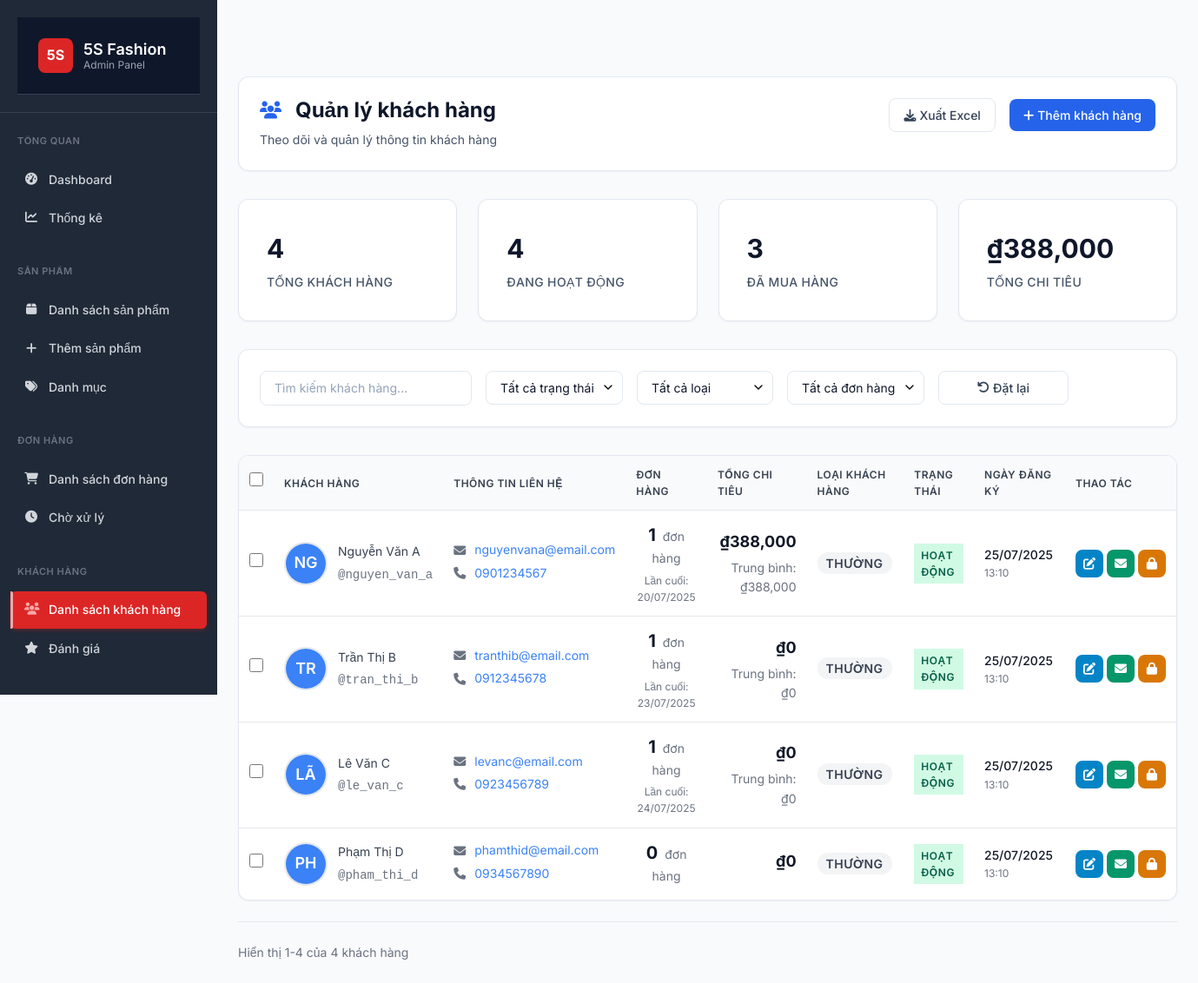
The page /admin/customers (signed in) on the database its author committed.
### tables this page shows
CREATE TABLE IF NOT EXISTS `users` (
  `id` int NOT NULL AUTO_INCREMENT,
  `username` varchar(50) NOT NULL,
  `email` varchar(100) NOT NULL,
  `password_hash` varchar(255) NOT NULL,
  `full_name` varchar(100) DEFAULT NULL,
  `phone` varchar(20) DEFAULT NULL,
  `address_data` json DEFAULT NULL,
  `avatar` varchar(255) DEFAULT NULL,
  `role` enum('admin','customer') DEFAULT 'customer',
  `status` enum('active','inactive','banned') DEFAULT 'active',
  `email_verified_at` timestamp NULL DEFAULT NULL,
  `last_login_at` timestamp NULL DEFAULT NULL,
  `remember_token` varchar(100) DEFAULT NULL,
  `reset_token` varchar(100) DEFAULT NULL,
  `reset_token_expires_at` timestamp NULL DEFAULT NULL,
  `created_at` timestamp NOT NULL DEFAULT CURRENT_TIMESTAMP,
  `updated_at` timestamp NOT NULL DEFAULT CURRENT_TIMESTAMP ON UPDATE CURRENT_TIMESTAMP,
  PRIMARY KEY (`id`),
  UNIQUE KEY `users_username_unique` (`username`),
  UNIQUE KEY `users_email_unique` (`email`),
  KEY `users_role_index` (`role`),
  KEY `users_status_index` (`status`)
);

### app/views/admin/customers/index.php (the view, shortened to what the rows shown need)
<div class="admin-header">
    <div class="admin-header-content">
        <h1 class="admin-title">
            <i class="fas fa-users"></i>
            Quản lý khách hàng
        </h1>
    </div>
</div>
<div class="admin-table-container">
    <table class="admin-table" id="customersTable">
        <thead>
            <tr>
                <th>
                    <input type="checkbox" class="form-checkbox" id="selectAll">
                </th>
                <th>Khách hàng</th>
                <th>Thông tin liên hệ</th>
                <th>Đơn hàng</th>
                <th>Tổng chi tiêu</th>
                <th>Loại khách hàng</th>
                <th>Trạng thái</th>
                <th>Ngày đăng ký</th>
                <th>Thao tác</th>
            </tr>
        </thead>
        <tbody>
            <?php foreach ($customers as $customer): ?>
                <tr data-customer-id="<?= $customer['id'] ?>">
                    <td>
                        <input type="checkbox" class="form-checkbox row-select" value="<?= $customer['id'] ?>">
                    </td>
                    <td>
                        <div class="customer-info">
                            <div class="customer-avatar">
                                <?php if (!empty($customer['avatar'])): ?>
                                    <img src="<?= htmlspecialchars($customer['avatar']) ?>" alt="<?= htmlspecialchars($customer['full_name']) ?>">
                                <?php else: ?>
                                    <div class="avatar-placeholder">
                                        <?= strtoupper(substr($customer['full_name'], 0, 2)) ?>
                                    </div>
                                <?php endif; ?>
                            </div>
                            <div class="customer-details">
                                <div class="customer-name">
                                    <?= htmlspecialchars($customer['full_name']) ?>
                                </div>
                                <div class="customer-username">@<?= htmlspecialchars($customer['username']) ?></div>
                            </div>
                        </div>
                    </td>
                    <td>
                        <div class="contact-info">
                            <div class="contact-item">
                                <i class="fas fa-envelope"></i>
                                <a href="mailto:<?= htmlspecialchars($customer['email']) ?>"><?= htmlspecialchars($customer['email']) ?></a>
                            </div>
                            <?php if (!empty($customer['phone'])): ?>
                                <div class="contact-item">
                                    <i class="fas fa-phone"></i>
                                    <a href="tel:<?= htmlspecialchars($customer['phone']) ?>"><?= htmlspecialchars($customer['phone']) ?></a>
                                </div>
                            <?php endif; ?>
                        </div>
                    </td>
                    <td>
                        <div class="order-stats">
                            <div class="order-count">
                                <span class="count-number"><?= number_format($customer['total_orders'] ?? 0) ?></span>
                                <span class="count-label">đơn hàng</span>
                            </div>
                            <?php if (($customer['total_orders'] ?? 0) > 0): ?>
                                <div class="last-order">
                                    Lần cuối: <?= isset($customer['last_order_date']) ? date('d/m/Y', strtotime($customer['last_order_date'])) : 'N/A' ?>
                                </div>
                            <?php endif; ?>
                        </div>
                    </td>
                    <td>
                        <div class="spending-info">
                            <div class="total-spent">₫<?= number_format($customer['total_spent'] ?? 0) ?></div>
                            <?php if (($customer['total_orders'] ?? 0) > 0): ?>
                                <div class="avg-order">
                                    Trung bình: ₫<?= number_format(($customer['total_spent'] ?? 0) / ($customer['total_orders'] ?? 1)) ?>
                                </div>
                            <?php endif; ?>
                        </div>
                    </td>
                    <td>
                        <span class="customer-type-badge customer-type-<?= $customer['customer_type'] ?? 'regular' ?>">
                            <?php
                            $customerTypes = [
                                'new' => 'Khách mới',
                                'returning' => 'Khách cũ',
                                'vip' => 'VIP',
                                'regular' => 'Thường'
                            ];
                            echo $customerTypes[$customer['customer_type'] ?? 'regular'];
                            ?>
                        </span>
                    </td>
                    <td>
                        <span class="status-badge status-<?= $customer['status'] ?>">
                            <?php
                            $statusText = [
                                'active' => 'Hoạt động',
                                'inactive' => 'Tạm khóa',
                                'banned' => 'Bị cấm'
                            ];
                            echo $statusText[$customer['status']] ?? $customer['status'];
                            ?>
                        </span>
                    </td>
                    <td>
                        <div class="date-info">
                            <div class="date-main"><?= date('d/m/Y', strtotime($customer['created_at'])) ?></div>
                            <div class="date-time"><?= date('H:i', strtotime($customer['created_at'])) ?></div>
                        </div>
                    </td>
                    <td>
                        <div class="action-buttons">
                            <button class="btn btn-sm btn-info" onclick="editCustomer(<?= $customer['id'] ?>)" title="Chỉnh sửa">
                                <i class="fas fa-edit"></i>
                            </button>
                            <button class="btn btn-sm btn-success" onclick="sendEmail(<?= $customer['id'] ?>)" title="Gửi email">
                                <i class="fas fa-envelope"></i>
                            </button>
                            <?php if ($customer['status'] === 'active'): ?>
                                <button class="btn btn-sm btn-warning" onclick="toggleStatus(<?= $customer['id'] ?>, 'inactive')" title="Tạm khóa">
                                    <i class="fas fa-lock"></i>
                                </button>
                            <?php else: ?>
                                <button class="btn btn-sm btn-success" onclick="toggleStatus(<?= $customer['id'] ?>, 'active')" title="Kích hoạt">
                                    <i class="fas fa-unlock"></i>
                                </button>
                            <?php endif; ?>
                        </div>
                    </td>
                </tr>
            <?php endforeach; ?>
        </tbody>
    </table>
</div>

### rows shown on the page
users: full_name "NG", full_name "Nguyễn Văn A", username "nguyen_van_a", email "nguyenvana@email.com", phone "0901234567", total_orders "1", last_order_date "20/07/2025", total_spent "388,000", total_orders "388,000", customer_type "THƯỜNG", status "HOẠT ĐỘNG", created_at "25/07/2025", created_at "13:10"
users: full_name "TR", full_name "Trần Thị B", username "tran_thi_b", email "tranthib@email.com", phone "0912345678", total_orders "1", last_order_date "23/07/2025", total_spent "0", total_orders "0", customer_type "THƯỜNG", status "HOẠT ĐỘNG", created_at "25/07/2025", created_at "13:10"
users: full_name "LÃ", full_name "Lê Văn C", username "le_van_c", email "levanc@email.com", phone "0923456789", total_orders "1", last_order_date "24/07/2025", total_spent "0", total_orders "0", customer_type "THƯỜNG", status "HOẠT ĐỘNG", created_at "25/07/2025", created_at "13:10"
users: full_name "PH", full_name "Phạm Thị D", username "pham_thi_d", email "phamthid@email.com", phone "0934567890", total_orders "0", total_spent "0", customer_type "THƯỜNG", status "HOẠT ĐỘNG", created_at "25/07/2025", created_at "13:10"

### other values the page prints
count($customers) "4"
count(array_filter($customers, fn($c) => $c['status'] === 'active')) "4"
array_sum(array_column($customers, 'total_spent')) "388,000"
